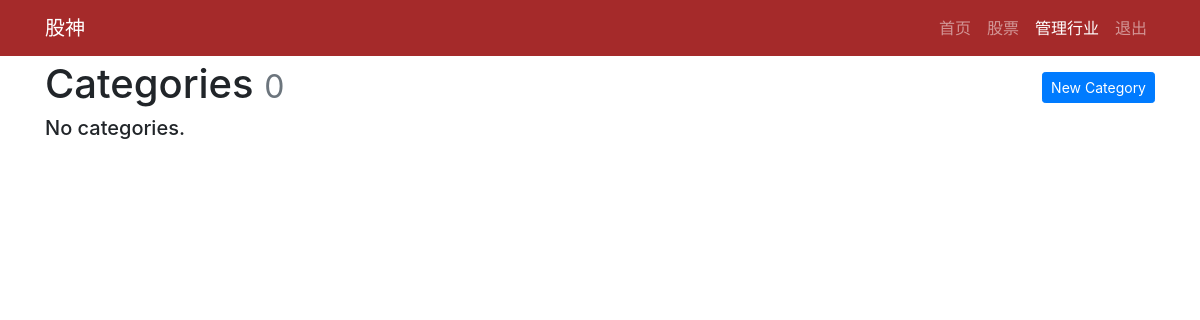
Before: /shares/category/manage (signed in) with the older database file.
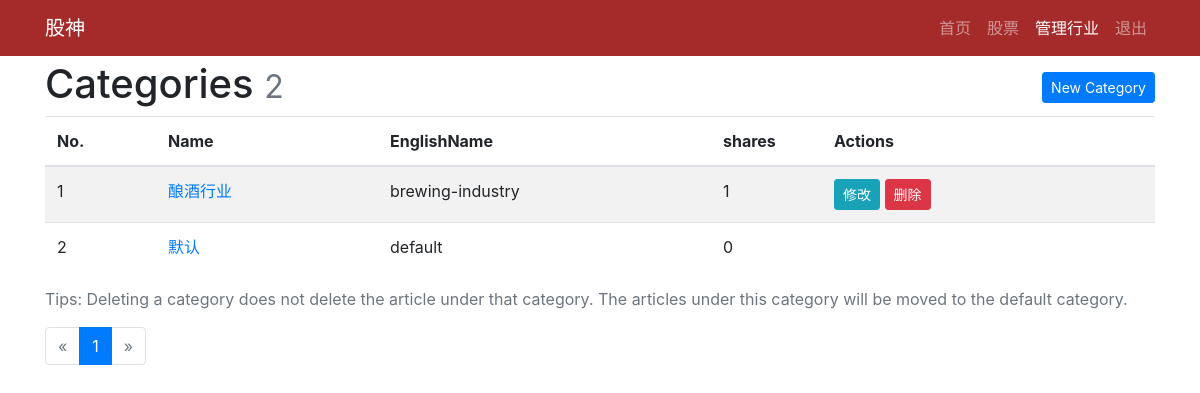
After: the same page with the newer database file.
### app/shares/models.py (models this page shows, shortened)
class Category(db.Model):
    id = db.Column(db.Integer,primary_key=True)
    name = db.Column(db.String(30),unique=True)
    english_name = db.Column(db.String(50),unique=True,index=True)
    reviewed = db.Column(db.Boolean,default=False)
    shares = db.relationship('Share',back_populates='category')

### app/shares/routes.py (the view)
@bp.route('/category/manage')
@login_required
def manage_category():
    page = request.args.get('page',1,type=int)
    pagination = Category.query.order_by(Category.id.desc()).paginate(
        page,per_page=20
    )
    categories = pagination.items
    return render_template('share/manage_category.html',page=page,pagination=pagination,categories=categories)

### app/main/routes.py (called while the page is built)
@bp.before_app_request
def before_request():
    g.locale = str(get_locale())
    if current_user.is_authenticated:
        current_user.last_seen = datetime.utcnow()
        db.session.commit()

### app/models.py (called while the page is built)
@login.user_loader
def load_user(id):
    return User.query.get(int(id))

### app/templates/share/manage_category.html (shortened to what this page needs)
{% extends 'base.html' %}
{% from 'bootstrap/pagination.html' import render_pagination %}
{% block app_content %}
    <div class="page-header">
        <h1>Categories
            <small class="text-muted">{{ categories|length }}</small>
            <span class="float-right"><a class="btn btn-primary btn-sm"
                                         href="{{ url_for('shares.new_category') }}">New Category</a></span>
        </h1>
    </div>
    {% if categories %}
        <table class="table table-striped">
            <thead>
            <tr>
                <th style="width:10%;">No.</th>
                <th style="width:20%;">Name</th>
                <th style="width:30%;">EnglishName</th>
                <th style="width:10%;">shares</th>
                <th style="width:30%;">Actions</th>
            </tr>
            </thead>
            {% for category in categories %}
                <tr>
                    <td>{{ loop.index }}</td>
                    <td><a href="{{ url_for('shares.show_category', category_name=category.english_name) }}">{{ category.name }}</a>
                    </td>
                    <td>{{ category.english_name }}</td>
                    <td>{{ category.shares|length }}</td>
                    <td>
                        {% if category.id != 1 %}
                            <a class="btn btn-info btn-sm"
                               href="{{ url_for('.edit_category', category_id=category.id) }}">修改</a>
                            <form class="inline" method="post"
                                  action="{{ url_for('.delete_category', category_id=category.id) }}">
                                <button type="submit" class="btn btn-danger btn-sm"
                                        onclick="return confirm('Are you sure?');">删除
                                </button>
                            </form>
                        {% endif %}
                    </td>
                </tr>
            {% endfor %}
        </table>
        <p class="text-muted">Tips: Deleting a category does not delete the article under that category.
            The articles under this category will be moved to the default category.</p>
            <div class="page-footer">{{ render_pagination(pagination) }}</div>
    {% else %}
        <div class="tip"><h5>No categories.</h5></div>
    {% endif %}
{% endblock %}

Changed rows visible on the page:
added Category: name "酿酒行业", english_name "brewing-industry", shares|length "1"
added Category: name "默认", english_name "default", shares|length "0"
Other visible differences:
{{ categories|length }}: "0" → "2"
{{ render_pagination(pagination) }}: (not shown) → "« 1 »"
text no longer shown: "No categories."
text now shown: "No. Name EnglishName shares Actions Tips: Deleting a category does not delete the article under that category. The articles under this category will be moved to the default category."
